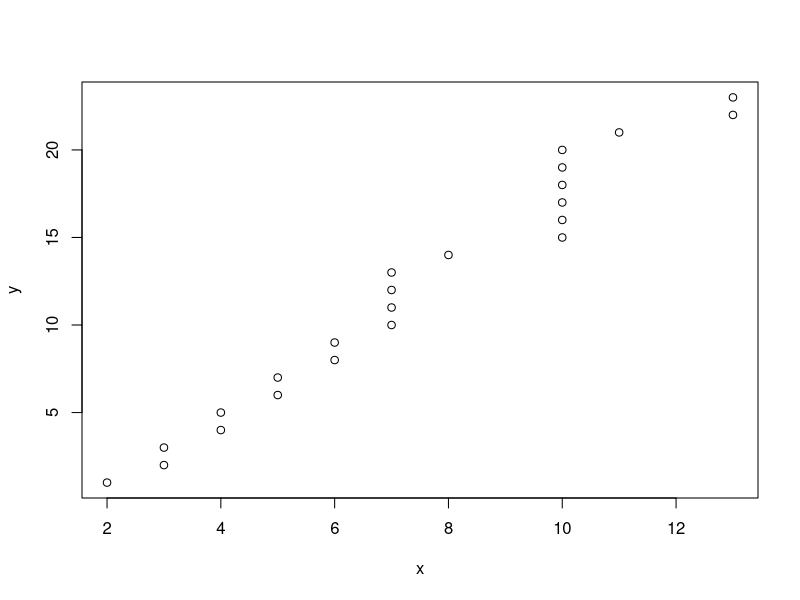
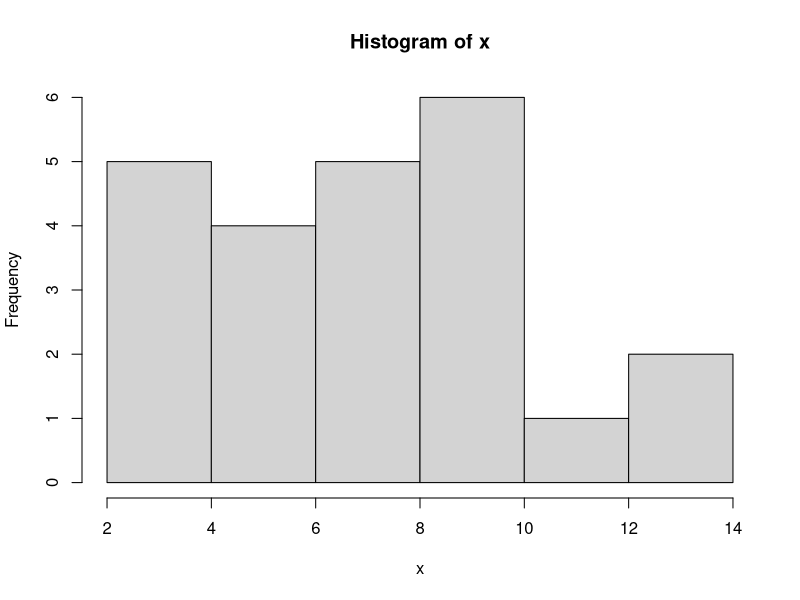
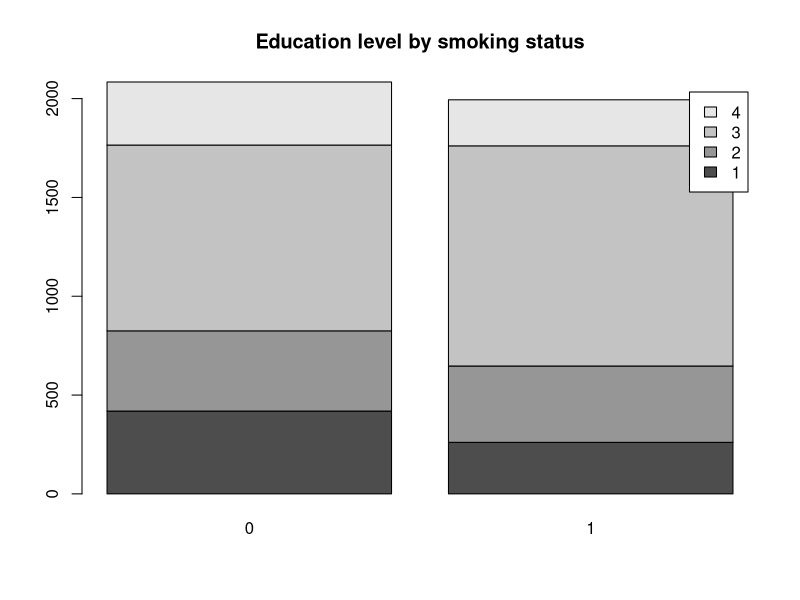
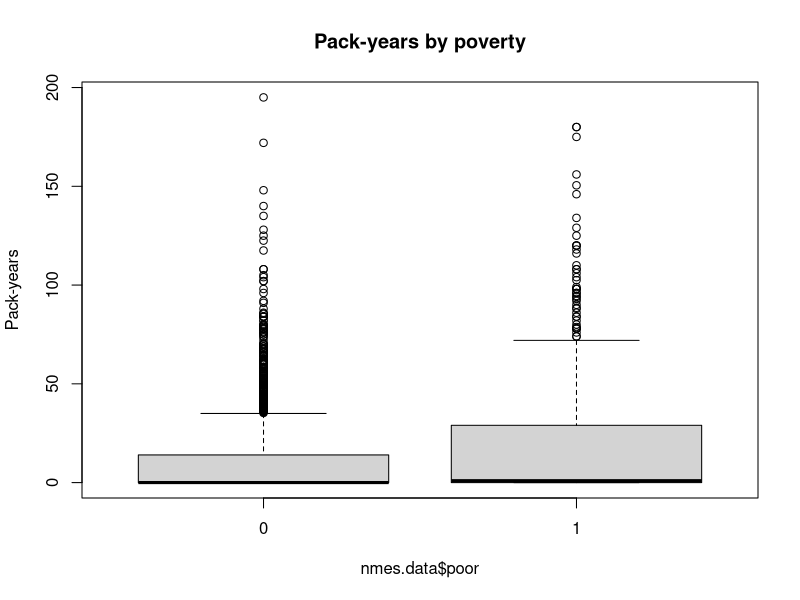

Write R code to recreate these figures, in order.
## ---- chunk 1
x <- c(8,6,7,5,3,0,9)
## ---- chunk 2
# put solution here
## ---- chunk 3
# put solution here
## ---- chunk 4
x <- c(2,3,3,4,4,5,5,6,6,7,7,7,7,8,10,10,10,10,10,10,11,13,13)  # create an x-variable
y <- seq(1,23,by=1)                                             # create a y-variable
plot(x,y)                              # scatterplot with x on x-axis and y on y-axis
hist(x)                                # histogram of x 
## ---- chunk 5
# put solution in this chunk
## ---- chunk 6
nmes.data<-read.csv("nmesUNPROC.csv", stringsAsFactors=FALSE)
library(readr)
## ---- chunk 7
library(knitr)
kable(table(nmes.data$educate, nmes.data$eversmk), row.names=TRUE, caption="Education level by smoking status")
## ---- chunk 8
barplot(table(nmes.data$educate, nmes.data$eversmk), legend.text=TRUE, main="Education level by smoking status")
## ---- chunk 9
boxplot(nmes.data$packyears ~ nmes.data$poor, main="Pack-years by poverty", ylab="Pack-years")
## ---- chunk 10

